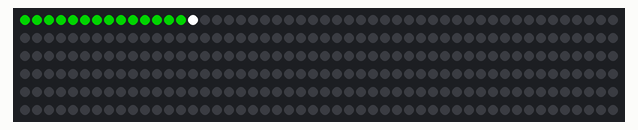
Simulated run of this sketch. Board: Arduino Uno, built with avr-gcc and run on an emulated ATmega328P. Parts: 300 RGB LEDs in strip order, left to right, continuing on the next row.

Above: at 0.48 s.
At 1.7 s:
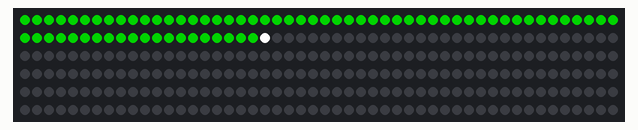
At 2.92 s:
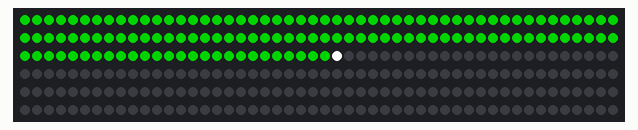
At 4.14 s:
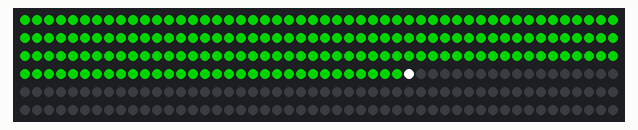
At 5.67 s:
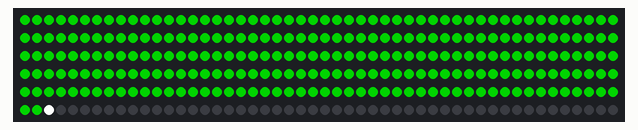
At 39.62 s:
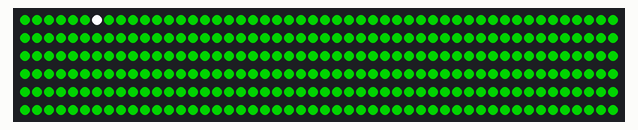

The sketch:

LEDs_Test.ino
```cpp
#include "FastLED.h"
#define NUM_LEDS 300
#define DATA_PIN 6

int i = 0;

CRGB leds[NUM_LEDS];

void setup()
{
  Serial.begin(9600);
  FastLED.addLeds<NEOPIXEL, DATA_PIN>(leds, NUM_LEDS);

  for (int i = 0; i < NUM_LEDS ; i++)
  {
    leds[i] = CRGB(0, 0, 0);
  }

  FastLED.show();
}

void loop()
{
  unsigned long time = millis();

  for(int dot = 0; dot < NUM_LEDS; dot++) {
    leds[dot] = CRGB::White;
    FastLED.show();
    leds[dot] = CRGB::Green;
    //leds[dot] = CRGB::Black;
    delay(10);
  }
}
```
